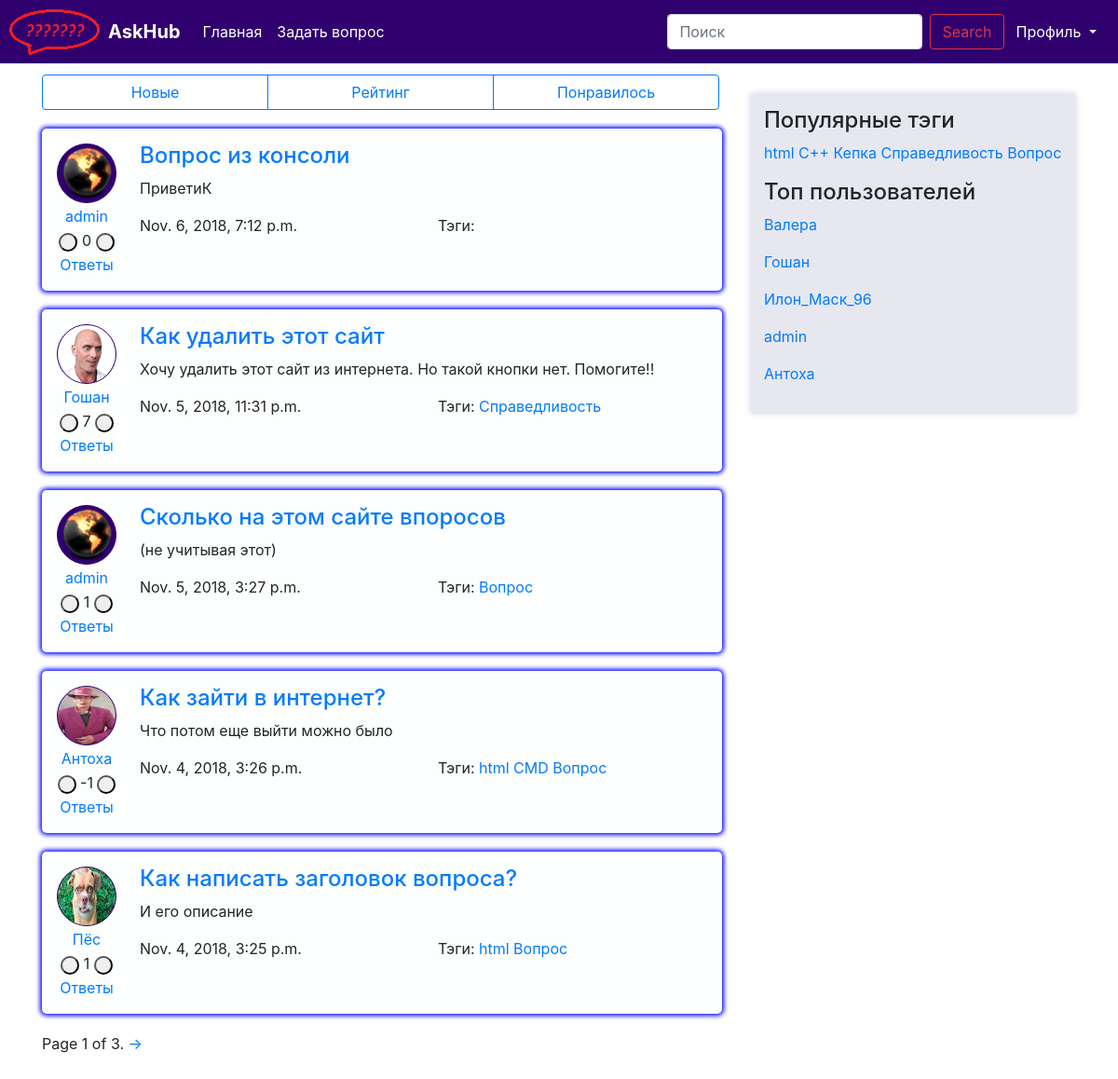
The page / on the database its author committed.
### question/models.py (models this page shows, shortened)
class Question(models.Model):
    author = models.ForeignKey(User, on_delete=models.CASCADE)
    title = models.CharField(max_length=120, verbose_name=u"Заголовок вопроса")
    text = models.TextField(verbose_name=u"Полное описание вопроса")
    create_date = models.DateTimeField(default=datetime.now, verbose_name=u"Время создания вопроса")
    is_active = models.BooleanField(default=True, verbose_name=u"Доступность вопроса")
    tags = models.ManyToManyField(Tag, blank=True)
    rating = models.IntegerField(default=0, null=False, verbose_name="Рейтинг вопроса")
    objects = QuestionManager()
    class Meta:
        ordering = ['-create_date']

class User(AbstractUser):
    upload = models.ImageField(upload_to='uploads/%Y/%m/%d/')
    registration_date = models.DateTimeField(default=timezone.now, verbose_name="Дата решистрации")
    rating = models.IntegerField(default=0, verbose_name="Рейтинг пользователя")
    objects = UserManager()
    def __str__(self):
        return self.username

class Tag(models.Model):
    title = models.CharField(max_length=120, verbose_name=u"Заголовок ярлыка")
    objects = TagManager()
    def __str__(self):
        return self.title

### question/views.py (the view)
# urls.py: path('', views.index, name='index'),
def index(request):
    return render(request, 'question/index.html', {
	    	'questions': paginate(request, Question.objects.all()),
            'tags' : paginate(request, Tag.objects.hottest()),
            'users' : paginate(request, User.objects.by_rating()),
            'page_objects' : paginate(request, Question.objects.all()),
    	})

### question/managers.py (called while the page is built)
    def hottest(self):
        return self.annotate(question_count=Count('question')).order_by('-question_count')

    def by_rating(self):
        return self.order_by('-rating')

### question/views.py (called while the page is built)
def paginate(request, objects_list):
    paginator = Paginator(objects_list, 5)
    page = request.GET.get('page')
    try:
        objects = paginator.page(page)
    except PageNotAnInteger:
        objects = paginator.page(1)
    except EmptyPage:
        objects = paginator.page(paginator.num_pages)
    return objects

### question/templates/question/index.html
{% extends "question/base.html" %}
{% load static %}
{% block content %}
    <div class="btn-group" role="group" aria-label="Basic example">
        <a href="{% url 'new' %}" class="btn btn-outline-primary" style="width:243px">Новые</a>
        <a href="{% url 'top' %}" class="btn btn-outline-primary" style="width:243px">Рейтинг</a>
        <a href="{% url 'top' %}" class="btn btn-outline-primary" style="width:243px">Понравилось</a>
    </div>
    {% for q in questions %}
    <div class="media question_item">
        <div class="media-left mr-4">
            <table >
                <tr>
                    <td align="center">
                        <img class="ava" src="{{ MEDIA_URL }}{{ q.author.upload }}" alt="{% static 'img/ld2.png' %}">
                    </td>
                </tr>
                <tr>
                    <td align="center">
                        <a href="{% url 'user' id=q.author.id %}">{{ q.author }}</a>
                    </td>
                </tr>
                <tr>
                    <td align="center">
                        <span>
                            <button type="button" class="my_btn2"></button>
                            <a>{{ q.rating }}</a>
                            <button type="button" class="my_btn1"></button>
                        </span>
                    </td>
                </tr>
                <tr>
                    <td align="center">
                        <a href="{% url 'question' id=q.id %}">Ответы {{ Answer.objects.get_len }}</a>
                    </td>
                </tr>
            </table>
        </div>
        <div class="media-body">
            <a href="{% url 'question' id=q.id %}">
                <h4>{{ q.title }}</h4>
            </a>
            <p>{{ q.text }}</p>
            <div class="row">
                <div class="col">
                    {{ q.create_date }}
                </div>
                <div class="col">
                    Тэги:
                    {% for qt in q.tags.all %}
                        <a href="">{{ qt }}</a>
                    {% endfor %}
                    </div>
            </div>
        </div>
    </div>
    {% endfor %}
    {% block paginator %}
        {% include "question/paginator.html" %}
    {% endblock %}
{% endblock %}

### question/templates/question/sidebar.html
{% load static %}
{% block sidebar %}
    <div class="sidebar">
        <h4>Популярные тэги</h4>
        {% for t in tags %}
            <a href="{% url 'tag' id=t.id %}">{{ t.title }}</a>
        {% endfor %}
        <p>
        <h4>Топ пользователей</h4>
            {% for user in users %}
                <p><a href="{% url 'user' id=user.id %}">{{ user }}</a></p>
            {% endfor %}
        </p>
    </div>
{% endblock %}

### static/css/askme.css (style rules this page uses)
html { position: relative; min-height: 100%; }
body { margin-bottom: 60px; }
.question_item { background-color: #fdfefe; padding: 15px 15px 15px 15px; margin: 20px 0px 20px 0px; border-radius: 5px; box-shadow: 0px 0px 5px 2px #0000ff; }
.my_btn1 { vertical-align: middle; text-align: center; width: 20px; height: 20px; border-radius: 20px; }
.my_btn2 { vertical-align: middle; text-align: center; width: 20px; height: 20px; border-radius: 20px; }
.ava { margin: 0px; padding: 0px; position: relative; width:64px; height:64px; background: #30006f; border: 1px solid #30006f; border-radius: 50%; }
.sidebar { background-color: #e7e7f0; box-shadow: 0px 0px 5px 2px #e7e7f0; padding: 15px; margin: 20px 0px 0px 0px; border-radius: 5px; }

### rows shown on the page
Question: author.upload (picture), author "admin", rating "0", title "Вопрос из консоли", text "ПриветиК", create_date "Nov. 6, 2018, 7:12 p.m."
Question: author.upload (picture), author "Гошан", rating "7", title "Как удалить этот сайт", text "Хочу удалить этот сайт из интернета. Но такой кнопки нет. Помогите!!", create_date "Nov. 5, 2018, 11:31 p.m."
Tag: title "Справедливость"
Question: author.upload (picture), author "admin", rating "1", title "Сколько на этом сайте впоросов", text "(не учитывая этот)", create_date "Nov. 5, 2018, 3:27 p.m."
Tag: title "Вопрос"
Question: author.upload (picture), author "Антоха", rating "-1", title "Как зайти в интернет?", text "Что потом еще выйти можно было", create_date "Nov. 4, 2018, 3:26 p.m."
Tag: title "html"
Tag: title "CMD"
Question: author.upload (picture), author "Пёс", rating "1", title "Как написать заголовок вопроса?", text "И его описание", create_date "Nov. 4, 2018, 3:25 p.m."
Tag: title "С++"
Tag: title "Кепка"
User: username "Валера"
User: username "Гошан"
User: username "Илон_Маск_96"
User: username "admin"
User: username "Антоха"

### other values the page prints
{{ page_objects.number }} "1"
{{ page_objects.paginator.num_pages }} "3"
